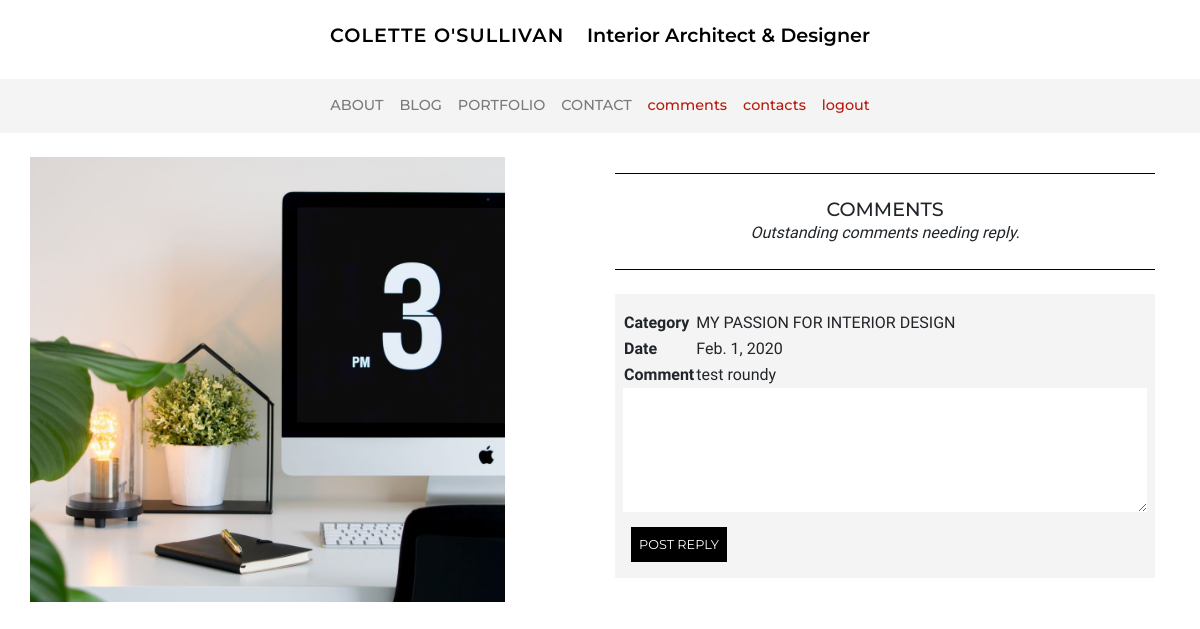
Before: /blog/comments/ (signed in) with the older database file.
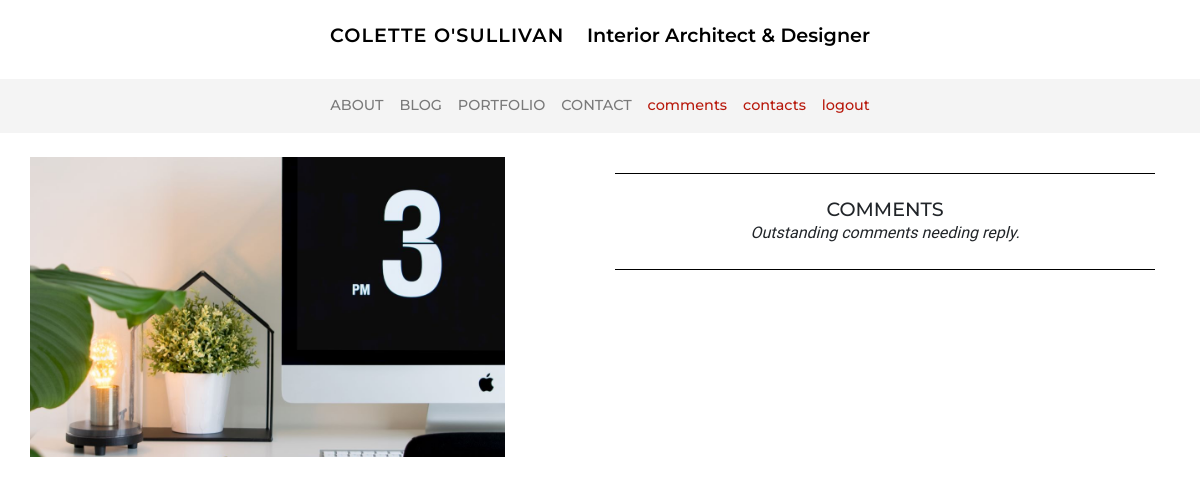
After: the same page with the newer database file.
### blog/models.py (models this page shows, shortened)
class Comment(models.Model):
    blog = models.ForeignKey('Blog', on_delete=models.CASCADE, related_name='comments')
    date = models.DateField(default=timezone.now)
    content = models.TextField() # don't want this to blank ever
    reply = models.TextField(blank=True)

class Blog(models.Model):
    category = models.ForeignKey('Category', on_delete=models.CASCADE, related_name='blogs') # no null !!!
    title = models.CharField(max_length=50) # char blank - no blank
    date = models.DateField(default=timezone.now) # auto
    image = models.ImageField(default='blog_default.jpg', upload_to='blog_images') # image blank
    content = models.TextField(blank=True) # text blank
    order = models.IntegerField(null=True, blank=True) # null ok - should not be required in form!!!
    exclude = models.BooleanField(default=False) # yes no
    home = models.BooleanField(default=False)

### blog/views.py (the view)
# urls.py: path('comments/', views.comments, name='comments'),
@login_required
def comments(request, pk=None):
    comments = Comment.objects.filter(reply='').order_by('id') #order by oldest without reply
    form = ReplyForm()
    if pk:
        comment = Comment.objects.get(pk=pk)
    if request.method == 'POST':
        form = ReplyForm(request.POST, instance=comment) # POST the form data
        if form.is_valid():
            form.save()
            messages.success(request, f'Reply posted')
            return redirect('comments')
    context = {'title': 'Comments', 'comments': comments, 'form': form}
    return render(request, 'blog/comments.html', context)

### blog/forms.py
class ReplyForm(forms.ModelForm):
    class Meta:
        model = Comment
        fields = ['reply']
        labels = {'reply': _(''),}
        widgets = {'reply': Textarea(attrs={'rows':5, 'class': 'textarea-style'}),}

### blog/templates/blog/comments.html (shortened to what this page needs)
{% extends 'base.html' %}
{% block content %}
{% include 'include.html' with tagline='Outstanding comments needing reply.' %}
{% for comment in comments %}
<div class="bg-color--stone mb-4 p-2">
    <table class="mt-2">
        <tr>
            <td><strong>Category</strong></td>
            <td>{{ comment.blog.title }}</td>
        </tr>
        <tr>
            <td><strong>Date</strong></td>
            <td>{{ comment.date }}</td>
        </tr>
        <tr>
            <td><strong>Comment</strong></td>
            <td>{{ comment.content}}</td>
        </tr>
    </table>
    <form method="POST" action="{% url 'comments' comment.pk %}">
        {{ form }}
        <button type="submit">POST REPLY</button>
    </form>
</div>
{% endfor %}
</div>
</section>
{% endblock %}

Changed rows visible on the page:
no longer on this page (row edited): Comment: blog "MY PASSION FOR INTERIOR DESIGN", date "Feb. 1, 2020", content "test roundy"
